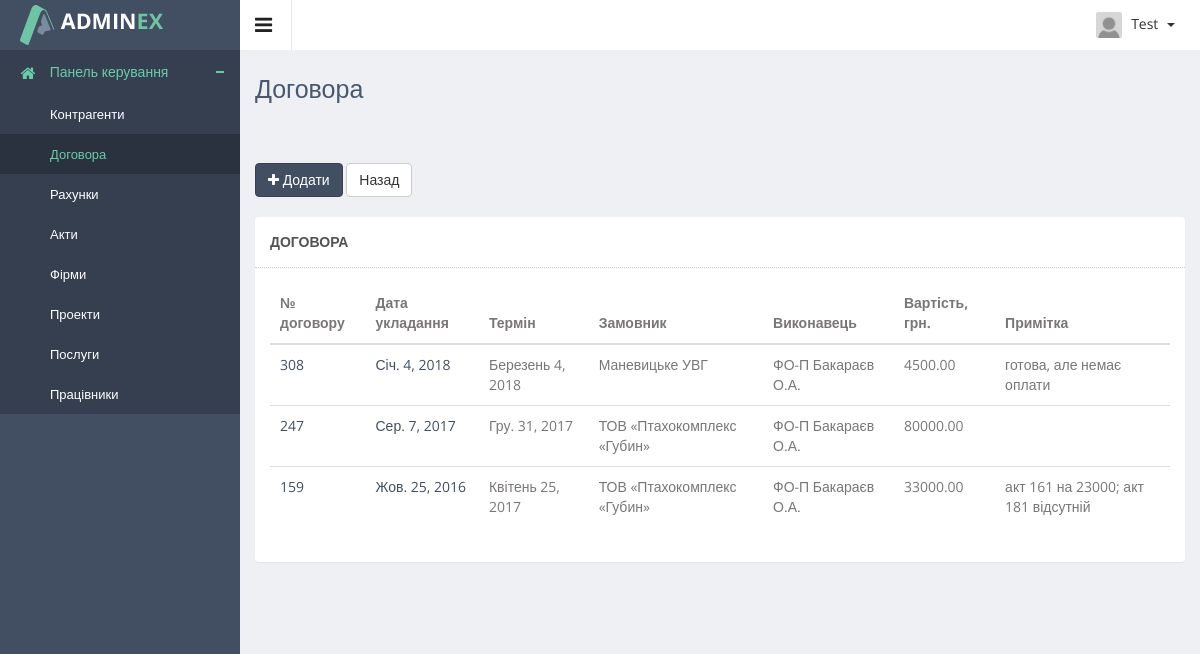
The page /crm/contracts/ (signed in) on the database its author committed.
### authapp/models.py (models this page shows)
class ProjectUser(AbstractUser):
    parent_name = models.CharField(verbose_name='по-батькові', max_length=20, blank=True)
    date_of_birth = models.DateField(verbose_name='дата народження', blank=True, null=True)
    phone1 = models.CharField(verbose_name='номер телефона', max_length=16, blank=True)
    phone2 = models.CharField(verbose_name='номер телефона', max_length=16, blank=True, null=True)
    avatar = models.ImageField(verbose_name='фото', upload_to='users_avatars', blank=True)
    is_dir = models.BooleanField(verbose_name='керівник', default=False)
    is_assistant = models.BooleanField(verbose_name='помічник', default=False)
    is_client = models.BooleanField(verbose_name='клієнт', default=False)
    def __str__(self):
        return self.last_name

### crmapp/models.py (models this page shows, shortened)
class Contract(models.Model):
    number = models.PositiveIntegerField(verbose_name='№ договору', unique=True)
    date_start = models.DateField(verbose_name='дата укладання')
    date_end = models.DateField(verbose_name='дата закінчення')
    client = models.ForeignKey(Partner, related_name='partner', verbose_name='замовник', on_delete=models.PROTECT)
    performer = models.ForeignKey(Firm, related_name='firm', verbose_name='виконавець', on_delete=models.PROTECT)
    works = models.TextField(verbose_name='предмет договору', help_text='заповніть через ;', blank=True)
    cost = models.DecimalField(verbose_name='вартість робіт', max_digits=10, decimal_places=2, blank=True,
                               default='0.00')
    vat = models.DecimalField(verbose_name='ПДВ', max_digits=10, decimal_places=2, blank=True, default='0.00')
    cost_vat = models.DecimalField(verbose_name='вартість з ПДВ', max_digits=10, decimal_places=2, blank=True,
                                   default='0.00')
    district = models.CharField(verbose_name='район', max_length=50, blank=True)
    town = models.CharField(verbose_name='населений пункт', max_length=50, blank=True)
    address = models.CharField(verbose_name='адреса', max_length=50, blank=True)
    note = models.TextField(verbose_name='примітка', blank=True)

class Partner(models.Model):
    entity = models.BooleanField(verbose_name='юридична особа', default=False)
    full_name = models.CharField(verbose_name='повна назва підприємства', max_length=150)
    short_name = models.CharField(verbose_name='скорочена назва підприєства', max_length=80)
    inn = models.CharField(verbose_name='ідентификаційний номер', max_length=15, blank=True)
    edrpoy = models.CharField(verbose_name='єдрпоу', max_length=10, blank=True)
    dfro = models.CharField(verbose_name='дфро', max_length=15, blank=True)
    payment_account = models.CharField(verbose_name='розрахунковий рахунок', max_length=20, blank=True)
    bank = models.ForeignKey(Bank, on_delete=models.PROTECT, verbose_name='банк', default='')
    cert_vat = models.CharField(verbose_name='свідоцтво платника пдв', max_length=15, blank=True)
    dir_name = models.CharField(verbose_name='директор', max_length=150, blank=True)
    responsible = models.CharField(verbose_name='відповідальна особа', max_length=150, blank=True)
    phone1 = models.CharField(verbose_name='номер телефона', max_length=16, blank=True)
    phone2 = models.CharField(verbose_name='номер телефона', max_length=16, blank=True)
    phone3 = models.CharField(verbose_name='номер телефона', max_length=16, blank=True)
    email = models.EmailField(verbose_name='email', max_length=100, blank=True)
    zipcode = models.PositiveIntegerField(verbose_name='поштовий індекс', default=0)
    country = models.CharField(verbose_name='країна', max_length=20, default='Україна')
    region = models.CharField(verbose_name='область', max_length=50, default='Волинська обл.')
    district = models.CharField(verbose_name='район', max_length=50, blank=True)
    town = models.CharField(verbose_name='населений пункт', max_length=50, blank=True)
    address = models.CharField(verbose_name='адреса', max_length=50, blank=True)
    def __str__(self):
        return self.short_name

class Firm(models.Model):
    full_name = models.CharField(verbose_name='повна назва підприємства', max_length=150)
    short_name = models.CharField(verbose_name='скорочена назва підприєства', max_length=80)
    inn = models.CharField(verbose_name='ідентификаційний номер', max_length=15, blank=True)
    edrpoy = models.CharField(verbose_name='єдрпоу', max_length=10, blank=True)
    dfro = models.CharField(verbose_name='дфро', max_length=15, blank=True)
    payment_account = models.CharField(verbose_name='розрахунковий рахунок', max_length=20, blank=True)
    bank = models.ForeignKey(Bank, on_delete=models.PROTECT, verbose_name='банк', default='')
    cert_vat = models.CharField(verbose_name='свідоцтво платника пдв', max_length=15, blank=True)
    dir_name = models.CharField(verbose_name='директор', max_length=150, blank=True)
    phone1 = models.CharField(verbose_name='номер телефона', max_length=16, blank=True)
    phone2 = models.CharField(verbose_name='номер телефона', max_length=16, blank=True)
    phone3 = models.CharField(verbose_name='номер телефона', max_length=16, blank=True)
    email = models.EmailField(verbose_name='email', max_length=100, blank=True)
    zipcode = models.PositiveIntegerField(verbose_name='поштовий індекс', default=0)
    country = models.CharField(verbose_name='країна', max_length=20, default='Україна')
    region = models.CharField(verbose_name='область', max_length=50, default='Волинська обл.')
    district = models.CharField(verbose_name='район', max_length=50, blank=True)
    town = models.CharField(verbose_name='населений пункт', max_length=50, blank=True)
    address = models.CharField(verbose_name='адреса', max_length=50, blank=True)
    def __str__(self):
        return self.short_name

### crmapp/views.py (the view)
@login_required
@user_passes_test(lambda user: user.is_assistant or user.is_superuser or user.is_dir)
def contracts_view(request):
    title = 'Договора'
    contracts = Contract.objects.all().order_by('-date_start')
    context = {
        'title': title,
        'object_list': contracts,
    }
    return render(request, 'crmapp/contracts_list.html', context)

### adminapp/templatetags/tags.py (called while the page is built)
@register.filter
def default_avatar(string):
    if not string:
        string = 'users_avatars/gravatar.png'
    new_string = f'{URL_PREFIX}{string}'
    return new_string

### crmapp/templates/crmapp/contracts_list.html (shortened to what this page needs)
{% extends 'mainapp/base.html' %}
{% load staticfiles %}
{% load tags %}
{% block container %}
<div class="directory-info-row">
    <div class="row">
        <div class="col-lg-6">
            <a href="{% url 'crm:contract_create' %}">
                <button class="btn btn-primary" type="button"><i class="fa fa-plus"></i> Додати</button>
            </a>
            <a href="{% url 'crm:main_crm' %}">
                <button class="btn btn-default" type="button">Назад</button>
            </a>
        </div>
    </div>
    <br>
    <div class="row">
        <div class="col-lg-12">
            <section class="panel">
                <header class="panel-heading">
                    {{ title }}
                </header>
                <div class="panel-body" style="display: block;">
                    <table class="table table-hover general-table">
                        <thead>
                        <tr>
                            <th>№ договору</th>
                            <th>Дата укладання</th>
                            <th>Термін</th>
                            <th>Замовник</th>
                            <th>Виконавець</th>
                            <th>Вартість, грн.</th>
                            <th>Примітка</th>
                        </tr>
                        </thead>
                        <tbody>
                        {% for object in object_list %}
                        <tr>
                            <td>
                                <a style="display: block; text-decoration: none;"
                                   href="{% url 'crm:contract_read' object.pk %}">{{ object.number }}</a>
                            </td>
                            <td><a style="display: block; text-decoration: none;"
                                   href="{% url 'crm:contract_read' object.pk %}">{{ object.date_start }}</a>
                            </td>
                            <td>{{ object.date_end }}</td>
                            <td>{{ object.client }}</td>
                            <td>{{ object.performer }}</td>
                            <td>{{ object.cost }}</td>
                            <td>{{ object.note }}</td>
                        </tr>
                        {% endfor %}
                        </tbody>
                    </table>
                </div>
            </section>
        </div>
    </div>
</div>
{% endblock %}

### mainapp/templates/mainapp/includes/inc_right_menu.html (shortened to what this page needs)
{% load staticfiles %}
{% load tags %}
<ul class="notification-menu">
    <li>
        <a href="#" class="btn btn-default dropdown-toggle" data-toggle="dropdown">
            <img src="{{ user.avatar|default_avatar }}" alt=""/>
            {{ user }}
            <span class="caret"></span>
        </a>
    </li>
</ul>

### rows shown on the page
ProjectUser: last_name "Test"
Contract: number "308", date_start "Січ. 4, 2018", date_end "Березень 4, 2018", client "Маневицьке УВГ", performer "ФО-П Бакараєв О.А.", cost "4500.00", note "готова, але немає оплати"
Contract: number "247", date_start "Сер. 7, 2017", date_end "Гру. 31, 2017", client "ТОВ «Птахокомплекс «Губин»", performer "ФО-П Бакараєв О.А.", cost "80000.00"
Contract: number "159", date_start "Жов. 25, 2016", date_end "Квітень 25, 2017", client "ТОВ «Птахокомплекс «Губин»", performer "ФО-П Бакараєв О.А.", cost "33000.00", note "акт 161 на 23000; акт 181 відсутній"

### other values the page prints
{{ title }} "Договора"
{{ title }} "ДОГОВОРА"
